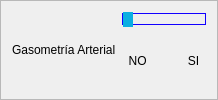
               <widget class="QFrame" name="bloodGasesTitleFrame">
                <property name="styleSheet">
                 <string notr="true">QSlider::groove:horizontal {
    border: 1px solid;
	border-color: rgb(17, 0, 255);
    height: 10px;
    margin: 0px;
}

QSlider::handle:horizontal {
    background-color: rgb(11, 175, 225);
    border: 1px solid;
	border-color: rgb(11, 175, 225);
    height: px;
    width: 8px;
	margin: -15px 0px;
}</string>
                </property>
                <property name="frameShape">
                 <enum>QFrame::StyledPanel</enum>
                </property>
                <property name="frameShadow">
                 <enum>QFrame::Raised</enum>
                </property>
                <layout class="QVBoxLayout" name="verticalLayout_43">
                 <item>
                  <layout class="QGridLayout" name="gridLayout_3">
                   <item row="0" column="2">
                    <layout class="QGridLayout" name="gridLayout_61">
                     <item row="0" column="0" colspan="2">
                      <widget class="QSlider" name="blood_gases_slider">
                       <property name="maximum">
                        <number>1</number>
                       </property>
                       <property name="pageStep">
                        <number>1</number>
                       </property>
                       <property name="orientation">
                        <enum>Qt::Horizontal</enum>
                       </property>
                      </widget>
                     </item>
                     <item row="1" column="1" alignment="Qt::AlignRight">
                      <widget class="QLabel" name="VIHYeslabel_3">
                       <property name="text">
                        <string>   SI  </string>
                       </property>
                      </widget>
                     </item>
                     <item row="1" column="0">
                      <widget class="QLabel" name="VIHNoLabel_3">
                       <property name="text">
                        <string>  NO  </string>
                       </property>
                      </widget>
                     </item>
                    </layout>
                   </item>
                   <item row="0" column="0" colspan="2" alignment="Qt::AlignHCenter">
                    <widget class="QLabel" name="bloodGasesTitleLabel">
                     <property name="text">
                      <string>Gasometría Arterial</string>
                     </property>
                    </widget>
                   </item>
                  </layout>
                 </item>
                </layout>
               </widget>
